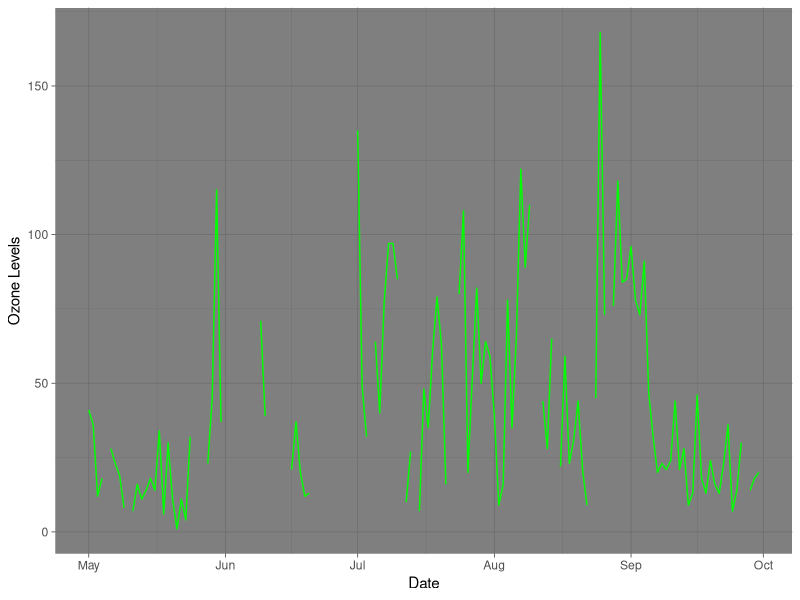

The R source for this figure:
## ---- chunk 1
knitr::opts_chunk$set(echo = FALSE)
library(ggplot2)
library(dplyr)
library(kableExtra)
library(datasets)
## ---- chunk 2
kable(head(airquality,4))
## ---- chunk 3
airquality$Date<-paste(airquality$Day,airquality$Month,'1973', sep = '-')
airquality$Date<-as.Date(airquality$Date, format = '%d-%m-%Y')
gg<-ggplot(airquality, aes(x=Date, y=Ozone))+geom_line(color='green')+
      ylab('Ozone Levels')+theme_dark()
gg
## ---- chunk 4
monthsconsidered<-c(8,9)
ozonedf<-filter(airquality,airquality$Month%in%monthsconsidered)
fit<-lm(Ozone~Solar.R+Temp, data = ozonedf)
fit$coef
